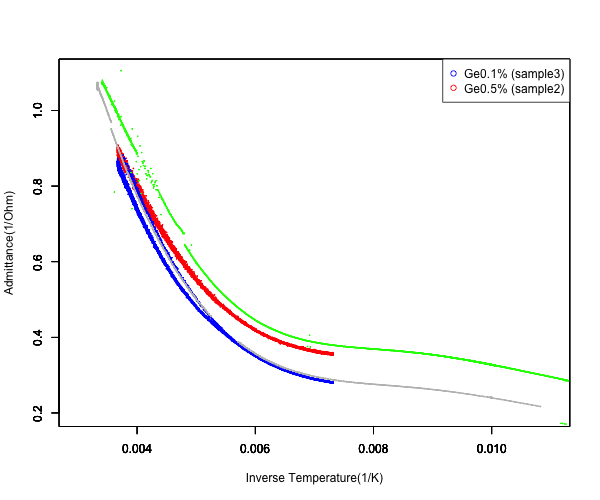

Write the R code that produced this figure.
png("plot2.png", width = 600, height = 500)  # 描画デバイスを開く

XLIM<-c(0.003,0.011)
YLIM<-c(0.2,1.1)
data1 <- read.csv("test_ch1_011.csv",header=F)
plot(data.frame(1/data1[2],0.029887/(data1[5]*2)),xlim=XLIM,ylim=YLIM,xlab="Inverse Temperature(1/K)",ylab="Admittance(1/Ohm)",type="p",col="red",cex=0.1)
par(new=TRUE) #
data2 <- read.csv("test_ch2_009.csv",header=F)
plot(data.frame(1/data2[2],0.035866/(data2[5]*2)),xlim=XLIM,ylim=YLIM,xlab="",ylab="",type="p",col="blue",cex=0.1)
par(new=TRUE) #
data3 <- read.csv("181114_sample3_001.csv",header=F)
plot(data.frame(1/data3[2],0.029887/data3[5]),xlim=XLIM,ylim=YLIM,xlab="",ylab="",type="p",col="green",cex=0.1)
par(new=TRUE) #
data4 <- read.csv("181114_sample3_002.csv",header=F)
plot(data.frame(1/data4[2],0.035866/data4[5]),xlim=XLIM,ylim=YLIM,xlab="",ylab="",type="p",col="gray",cex=0.1)
par(new=TRUE) #
data5 <- read.csv("181114_sample3_003.csv",header=F)
plot(data.frame(1/data5[2],0.035866/data5[5]),xlim=XLIM,ylim=YLIM,xlab="",ylab="",type="p",col="gray",cex=0.1)

legend("topright", col=c("blue","red"), legend=c("Ge0.1% (sample3)","Ge0.5% (sample2)"),pch=c(1,1))

dev.off()  